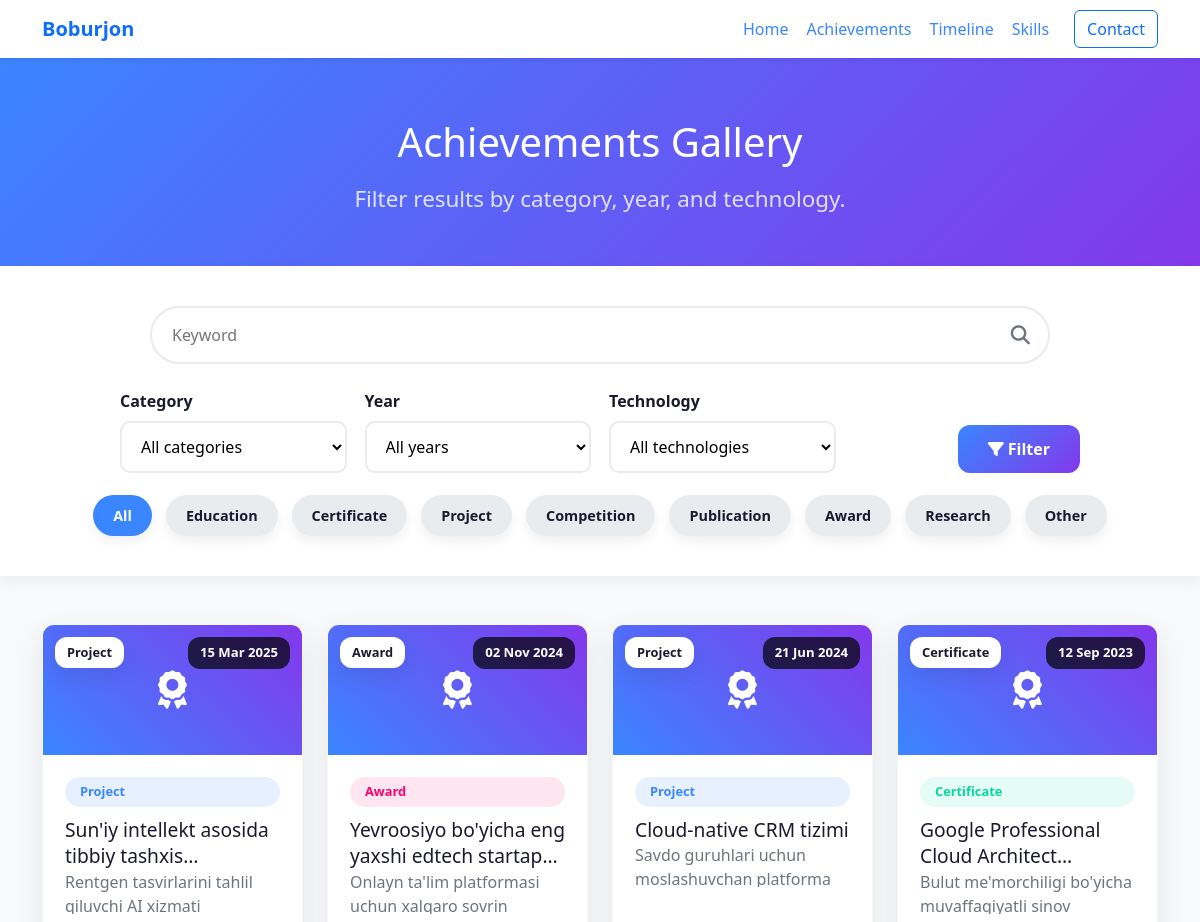
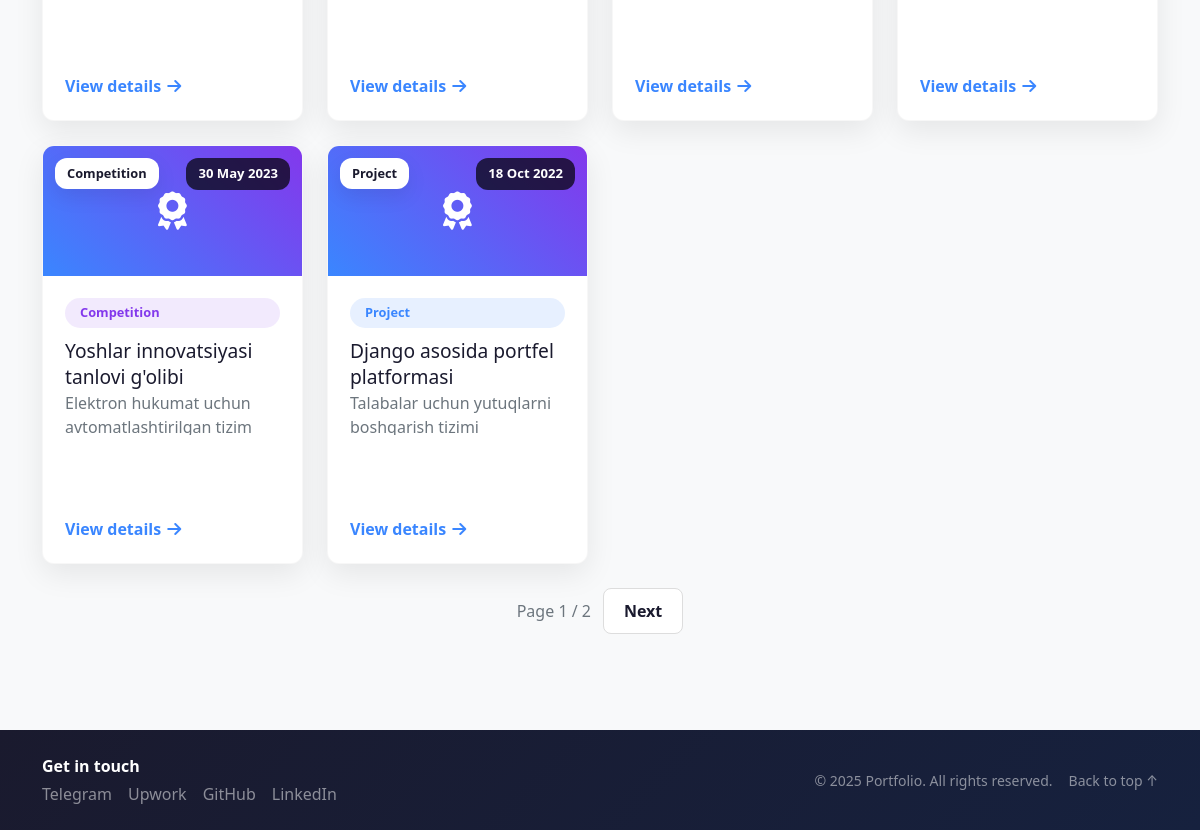
Page /achievements/ on the earlier database version (2 pictures, top to bottom).
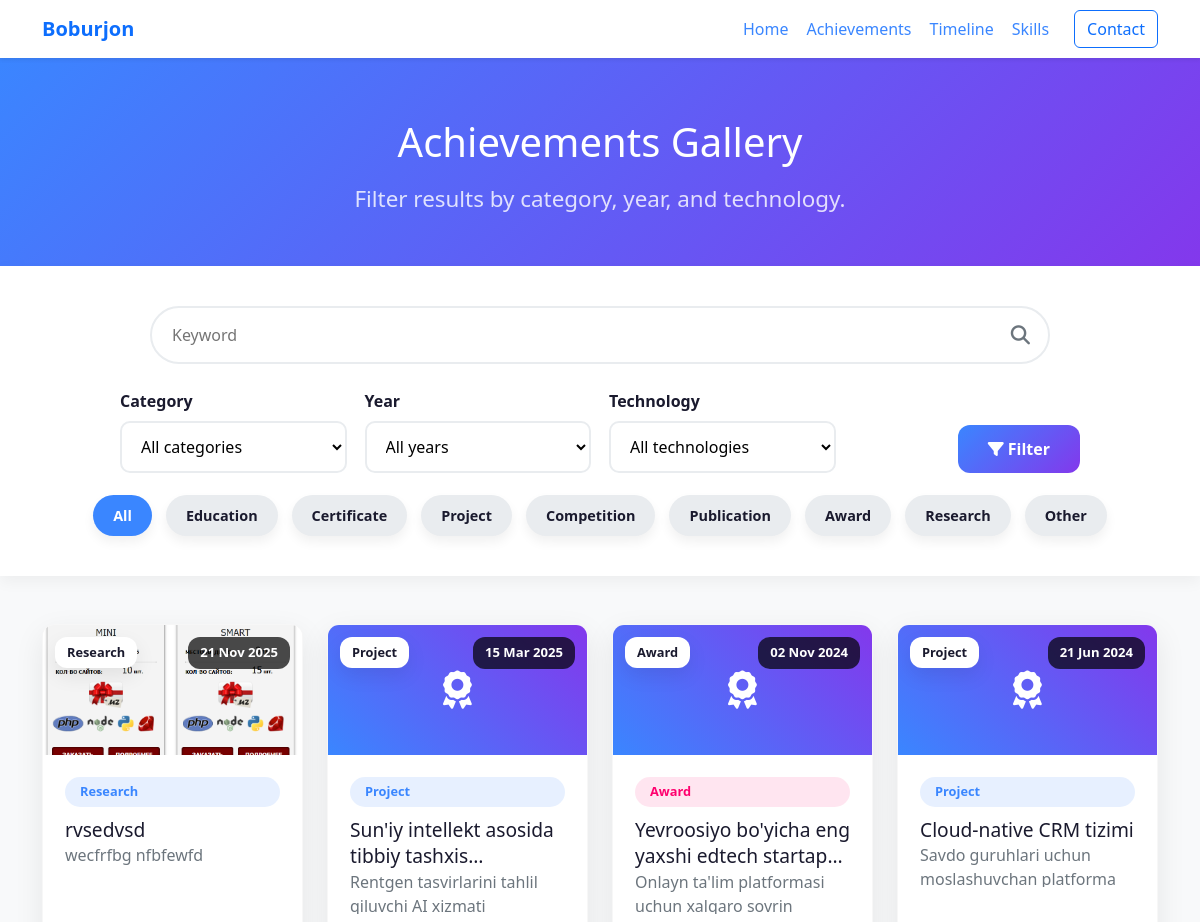
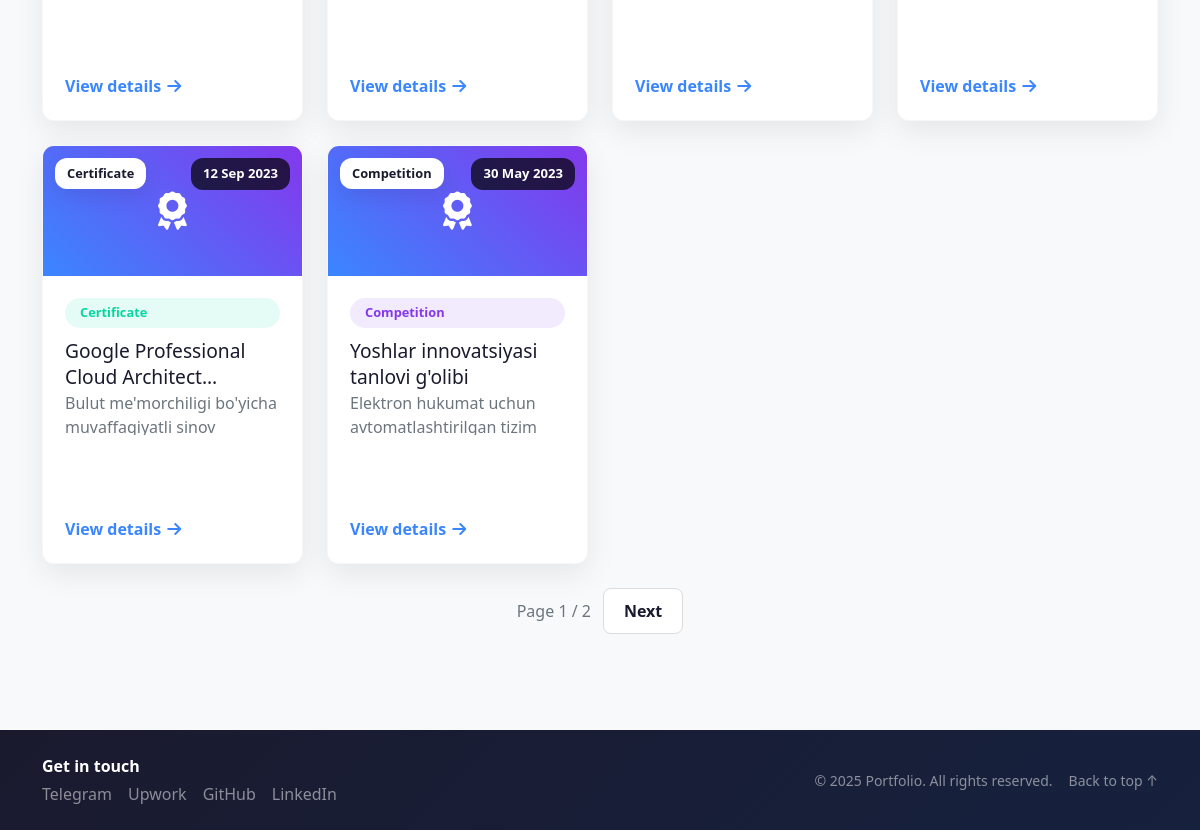
Same page on the later database version (2 pictures, top to bottom).
### achievements/models.py (models this page shows, shortened)
class Achievement(models.Model):
    CATEGORY_CHOICES = [
        ("EDUCATION", "Education"),
        ("CERTIFICATE", "Certificate"),
        ("PROJECT", "Project"),
        ("COMPETITION", "Competition"),
        ("PUBLICATION", "Publication"),
        ("AWARD", "Award"),
        ("RESEARCH", "Research"),
        ("OTHER", "Other"),
    ]
    title = models.CharField(max_length=255)
    slug = models.SlugField(max_length=255, unique=True, blank=True)
    category = models.CharField(max_length=20, choices=CATEGORY_CHOICES)
    short_description = models.CharField(max_length=280)
    description = models.TextField()
    date = models.DateField()
    location = models.CharField(max_length=255, blank=True, default="")
    organization = models.CharField(max_length=255, blank=True, default="")
    technologies = models.ManyToManyField(Technology, related_name="achievements", blank=True)
    tags = models.ManyToManyField(Tag, related_name="achievements", blank=True)
    image = models.ImageField(upload_to="images/", blank=True, null=True)
    file = models.FileField(upload_to="files/", blank=True, null=True)
    external_link = models.URLField(blank=True)
    is_featured = models.BooleanField(default=False)
    is_public = models.BooleanField(default=True)
    created_at = models.DateTimeField(auto_now_add=True)
    updated_at = models.DateTimeField(auto_now=True)
    class Meta:
        ordering = ["-date", "-created_at"]

### achievements/views.py (the view)
# urls.py: path("", views.achievement_list_view, name="list"),
def achievement_list_view(request):
    queryset = Achievement.objects.filter(is_public=True)
    search = request.GET.get("search")
    category = request.GET.get("category")
    year = request.GET.get("year")
    technology_slug = request.GET.get("technology")
    if search:
        queryset = queryset.filter(
            Q(title__icontains=search) | Q(short_description__icontains=search) | Q(description__icontains=search)
        )
    if category:
        queryset = queryset.filter(category=category)
    if year:
        queryset = queryset.filter(date__year=year)
    if technology_slug:
        queryset = queryset.filter(technologies__slug=technology_slug)
    queryset = queryset.distinct()
    paginator = Paginator(queryset, 6)
    page_number = request.GET.get("page")
    page_obj = paginator.get_page(page_number)
    filters = {
        "search": search or "",
        "category": category or "",
        "year": year or "",
        "technology": technology_slug or "",
    }
    context = {
        "page_obj": page_obj,
        "filters": filters,
        "categories": Achievement.CATEGORY_CHOICES,
        "technologies": Technology.objects.all(),
        "years": Achievement.objects.filter(is_public=True)
        .dates("date", "year")
        .values_list("date__year", flat=True)
        .distinct()
        .order_by("-date__year"),
    }
    return render(request, "achievements/list.html", context)

### achievements/templates/achievements/list.html (shortened to what this page needs)
{% extends "base.html" %}
{% block content %}
<header class="gallery-hero text-white text-center">
    <div class="container">
        <h1 class="mb-3">Achievements Gallery</h1>
        <p class="hero-subtitle">Filter results by category, year, and technology.</p>
    </div>
</header>
<section class="filter-section">
    <div class="container">
        <form method="get" class="filter-card">
            <div class="search-container">
                <div class="search-box">
                    <input type="search" class="search-input" name="search" placeholder="Keyword" value="{{ filters.search }}" data-debounce="true">
                    <div class="search-icon"><i class="fas fa-search"></i></div>
                </div>
            </div>
            <div class="filter-container">
                <div class="filter-group">
                    <label class="filter-label">Category</label>
                    <select name="category" class="filter-select">
                        <option value="">All categories</option>
                    </select>
                </div>
                <div class="filter-group">
                    <label class="filter-label">Year</label>
                    <select name="year" class="filter-select">
                        <option value="">All years</option>
                    </select>
                </div>
                <div class="filter-group">
                    <label class="filter-label">Technology</label>
                    <select name="technology" class="filter-select">
                        <option value="">All technologies</option>
                    </select>
                </div>
                <div class="filter-group align-self-end">
                    <button class="filter-btn" type="submit"><i class="fas fa-filter me-1"></i>Filter</button>
                </div>
            </div>
            <div class="filter-tags">
                <span class="filter-tag {% if not filters.category %}active{% endif %}" data-filter="">All</span>
                {% for value, label in categories %}
                    <span class="filter-tag {% if filters.category == value %}active{% endif %}" data-filter="{{ value }}">{{ label }}</span>
                {% endfor %}
            </div>
        </form>
    </div>
</section>
<section class="container py-5">
    <div class="gallery">
        {% for achievement in page_obj %}
            <article class="achievement-card" data-category="{{ achievement.category|lower }}" data-year="{{ achievement.date|date:"Y" }}" data-tech="{% if achievement.technologies.first %}{{ achievement.technologies.first.slug }}{% endif %}">
                {% if achievement.image %}
                    <div class="card-image" style="background-image:url('{{ achievement.image.url }}'); background-size:cover; background-position:center;">
                        <span class="card-badge">{{ achievement.get_category_display }}</span>
                        <span class="card-date">{{ achievement.date|date:"d M Y" }}</span>
                    </div>
                {% else %}
                    <div class="card-image">
                        <span class="card-badge">{{ achievement.get_category_display }}</span>
                        <span class="card-date">{{ achievement.date|date:"d M Y" }}</span>
                        <i class="fas fa-award"></i>
                    </div>
                {% endif %}
                <div class="card-content">
                    <span class="card-category {% if achievement.category == 'AWARD' %}mukofot{% elif achievement.category == 'CERTIFICATE' %}sertifikat{% elif achievement.category == 'COMPETITION' %}tanlov{% endif %}">{{ achievement.get_category_display }}</span>
                    <h3 class="card-title">{{ achievement.title }}</h3>
                    <p class="card-description">{{ achievement.short_description }}</p>
                    <a href="{% url 'achievements:detail' achievement.slug %}" class="card-link">View details <i class="fas fa-arrow-right"></i></a>
                </div>
            </article>
        {% empty %}
            <p class="text-muted">No results for the selected filters.</p>
        {% endfor %}
    </div>
    {% if page_obj.has_other_pages %}
        <div class="pagination mt-4">
            <span class="page-info">Page {{ page_obj.number }} / {{ page_obj.paginator.num_pages }}</span>
            {% if page_obj.has_next %}
                <a class="page-btn" href="?page={{ page_obj.next_page_number }}">Next</a>
            {% endif %}
        </div>
    {% endif %}
</section>
{% endblock %}

### templates/base.html (shortened to what this page needs)
{% load static %}
<!DOCTYPE html>
<html lang="en">
<head>
    <link href="https://cdn.jsdelivr.net/npm/bootstrap@5.3.3/dist/css/bootstrap.min.css" rel="stylesheet">
    <link rel="stylesheet" href="https://cdnjs.cloudflare.com/ajax/libs/font-awesome/6.4.0/css/all.min.css" />
    <link rel="stylesheet" href="{% static 'css/style.css' %}">
</head>
<body class="bg-light d-flex flex-column min-vh-100">
<nav class="navbar navbar-expand-lg navbar-light bg-white shadow-sm fixed-top">
    <div class="container">
        <a class="navbar-brand fw-bold text-primary" href="{% url 'home' %}">Boburjon</a>
        <div class="collapse navbar-collapse" id="navbarNav">
            <ul class="navbar-nav ms-auto align-items-lg-center">
                <li class="nav-item"><a class="nav-link" href="{% url 'home' %}">Home</a></li>
                <li class="nav-item"><a class="nav-link" href="{% url 'achievements:list' %}">Achievements</a></li>
                <li class="nav-item"><a class="nav-link" href="{% url 'timeline' %}">Timeline</a></li>
                <li class="nav-item"><a class="nav-link" href="{% url 'skills' %}">Skills</a></li>
                <li class="nav-item"><a class="btn btn-outline-primary ms-lg-3" href="{% url 'contact' %}">Contact</a></li>
            </ul>
        </div>
    </div>
</nav>
<main class="flex-grow-1">
    <div class="pt-5"></div>
    {% block content %}{% endblock %}
</main>
<footer class="bg-dark text-white mt-5 py-4">
    <div class="container">
        <div class="row g-3 align-items-center">
            <div class="col-md-6">
                <p class="mb-1 fw-semibold">Get in touch</p>
                <div class="footer-links d-flex flex-wrap gap-3">
                    <a href="https://t.me/TrBoburjon" target="_blank" rel="noopener" class="text-white-50" style="text-decoration:none">Telegram</a>
                    <a href="https://www.upwork.com/freelancers/~011c45190284ab418e?mp_source=share" target="_blank" rel="noopener" class="text-white-50" style="text-decoration:none">Upwork</a>
                    <a href="https://github.com/Boburjon2142" target="_blank" rel="noopener" class="text-white-50" style="text-decoration:none">GitHub</a>
                    <a href="https://www.linkedin.com/in/boburjon-abdug-aniyev-367491370" target="_blank" rel="noopener" class="text-white-50" style="text-decoration:none">LinkedIn</a>
                </div>
            </div>
            <div class="col-md-6 d-flex justify-content-md-end justify-content-start gap-3">
                <p class="mb-0 small text-white-50">© {% now "Y" %} Portfolio. All rights reserved.</p>
                <a href="#" class="text-white-50 small scroll-top" style="text-decoration:none">Back to top ↑</a>
            </div>
        </div>
    </div>
</footer>
</body>
</html>

Differences in the rows shown:
no longer on this page (row unchanged): Achievement: category "Project", date "18 Oct 2022", title "Django asosida portfel platformasi", short_description "Talabalar uchun yutuqlarni boshqarish tizimi"
added Achievement: image (picture), category "Research", date "21 Nov 2025", title "rvsedvsd", short_description "wecfrfbg nfbfewfd"
